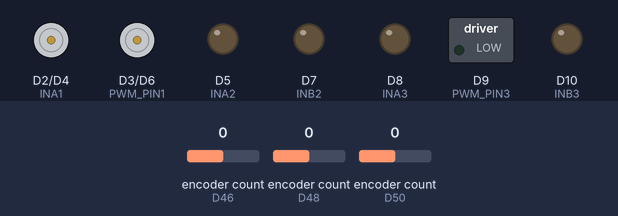
Recording of a program running on a simulated Arduino Due. Shown: motor-driver pin pairs drawn as motors (green arrow = first pin HIGH = forward, orange = second pin HIGH = backward, longer = more drive), switched loads named in the program (green lamp = pin HIGH), output pins drawn as LEDs (lit = HIGH). Inputs (shaded band) come from the test bench; at power-on: encoder count (sensors on D46, D48, D50) 0.

Above: at 1.2 s.
1.3 s: encoder count (sensor on D46) set to 1
At 1.7 s:
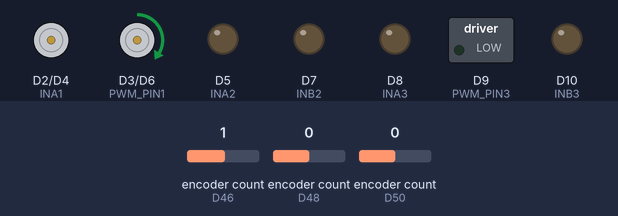
Timing chart, 0 to 4.3 s (numbered marks = the images above; inputs shaded):
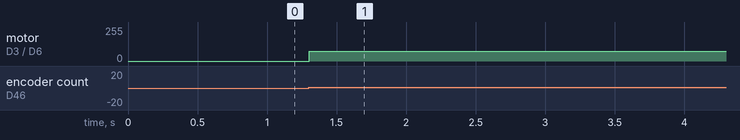

The program:

main.cpp
```cpp
#include <Arduino.h>
#undef min // Was getting errors about min and max definition conflicts, so undefined them after the Arduino include
#undef max
#include <Encoder.h>
#include "PIDController.h"
#include <vector>
#include <iostream>
#include <cmath>
// Include SPI and CAN libraries for CAN communcation with broader system
#include <SPI.h>
#include <mcp_can.h>


// Create an instance of the MCP_CAN class with the appropriate CS pin
const int SPI_CS_PIN = 52; // for the due, use either 4, 10, or 52 for CS pins
const int SPI_INT_PIN = 53;
MCP_CAN CAN(SPI_CS_PIN); // create instance of CAN bus

// Define pin variables
const int INA1 = 2;
const int INB1 = 4;
const int PWM_PIN1 = 3;

const int INA2 = 5;
const int INB2 = 7;
const int PWM_PIN2 = 6;

const int INA3 = 8;
const int INB3 = 10;
const int PWM_PIN3 = 9;

// Define minimum, maximum speed and commanded speed (manually update these while testing)
const int minSpeed = -530; // Minimum speed in RPM
const int maxSpeed = 530; // Maximum speed in RPM
// For now, manually set the rover speed in the format {yaw rate, x velocity, y velocity}. Units rad/s and inches/sec
std::vector<float> roverSpeed = {0.0f, 0.0f, 0.0f}; // Initialize rover speed to 0, will be updated by CAN messages

// Define variables for encoder reading and initialize objects
const int encoderPinA1 = 46; // Must be interrupt capable; keep in mind if you change to another board
const int encoderPinB1 = 47;

const int encoderPinA2 = 48; // Must be interrupt capable; keep in mind if you change to another board
const int encoderPinB2 = 49;

const int encoderPinA3 = 50; // Must be interrupt capable; keep in mind if you change to another board
const int encoderPinB3 = 51;

Encoder Enc1(encoderPinA1, encoderPinB1);
Encoder Enc2(encoderPinA2, encoderPinB2);
Encoder Enc3(encoderPinA3, encoderPinB3);

// Define values for converting the encoder readings to speed (RPM)
const int encoderCPR = 9600; // Counts per revolution of the encoder (output shaft) (for 150:1 reduction)
unsigned long lastTime = 0;

// Initialize the PID controller object
// Note: PID controller controls rate of change of PWM signal, not speed directly, which is why the maximum and minimum outputs are set as they are
// First value is proportional gain, second is integral gain, third is derivative gain
const int PID_K = 6.5; // Proportional gain
const int PID_I = 4.0; // Integral gain
const int PID_D = 0.0; // Derivative gain

PIDController PID1(PID_K, PID_I, PID_D, -255, 255); // PID gains and output limits
PIDController PID2(PID_K, PID_I, PID_D, -255, 255);
PIDController PID3(PID_K, PID_I, PID_D, -255, 255); // May not need three separate controllers, but making this initially

// Initialize some variables for CAN timing safety - to prevent first message from computing crazy velocities
unsigned long lastCanRxTime = 0;
const unsigned long CAN_TIMEOUT_MS = 2000; // Manually assign a dt of 5 seconds if no CAN messages have been received in a while
const unsigned long FIRST_CMD_DT_MS = 5000; // Assume dt of 5 seconds if haven't received a message in a while (whole system is initially given 5 seconds to get to the first position)

// Define a function to convert from rotational speed to PWM output
// Note: negative PWM values will not actually be output as negative PWM values, but will simply reverse the motor direction and use the magnitue for speed
int speedToPWM(int commandedSpeed) {
  // Assuming speed is in RPM and we want to convert it to a PWM value
  // Note: this is just used as an initial guess for the PWM value, and will be adjusted by the PID controller

//   // Simple linear mapping, update with better mapping method
//   return map(commandedSpeed, minSpeed, maxSpeed, -255, 255);

  // 6-th order polynomial mapping
  double rpmMath = abs(commandedSpeed);
  double rpm2 = rpmMath * rpmMath;
  double rpm3 = rpm2 * rpmMath;
  double rpm4 = rpm3 * rpmMath;
  double rpm5 = rpm4 * rpmMath;
  double rpm6 = rpm5 * rpmMath;
  if (commandedSpeed > 0) {
    float pwm = -2.97587e-8*rpm6 + 7.47872e-06*rpm5 - 6.68143e-04*rpm4 + 2.71303e-02*rpm3 - 0.485440*rpm2 + 3.91739*rpmMath + 10.8885;
    return constrain((int)pwm, 0, 255); // Ensure PWM is within valid range
  } else if (commandedSpeed < 0) {
    float pwm = 2.97587e-8*rpm6 - 7.47872e-06*rpm5 + 6.68143e-04*rpm4 - 2.71303e-02*rpm3 + 0.485440*rpm2 - 3.91739*rpmMath - 10.8885;
    return constrain((int)pwm, -255, 0); // Ensure PWM is within valid range
  }
  return 0; // If speed is zero, return zero PWM
}

// Define a function to send a motor output
void sendMotorOutput(const std::vector<int>& speeds) {
    const int INA[3] = {INA1, INA2, INA3};
    const int INB[3] = {INB1, INB2, INB3};
    const int PWM_PIN[3] = {PWM_PIN1, PWM_PIN2, PWM_PIN3};

    for (int i = 0; i < 3; ++i) {
        if (speeds[i] == 0) {
            digitalWrite(INA[i], LOW);
            digitalWrite(INB[i], LOW);
            // Serial print for debugging
            // Serial.print("Sent 0 speed to motor ");
            // Serial.println(i + 1);
        } else {
            digitalWrite(INA[i], speeds[i] > 0 ? HIGH : LOW);
            digitalWrite(INB[i], speeds[i] < 0 ? HIGH : LOW);
            analogWrite(PWM_PIN[i], abs(speeds[i]));
            // Serial print for debugging
            // Serial.print("Sent speed ");
            // Serial.print(speeds[i]);
            // Serial.print(" to motor ");
            // Serial.println(i + 1);
        }
    }
}

// Define a function to do small matrix multiplication
std::vector<float> multiplyMatrix(const std::vector<std::vector<float>>& A, const std::vector<float>& B) {
    std::vector<float> result(A.size(), 0.0f);
    for (size_t i = 0; i < A.size(); ++i) {
        for (size_t j = 0; j < B.size(); ++j) {
            result[i] += A[i][j] * B[j];
        }
    }
    return result;
}

// Define a function to do the kiwi drive inverse kinematics
float RAD_SEC_TO_RPM = 9.549296596425384; // Conversion factor from radians per second to RPM
std::vector<float> kiwiDriveInverseKinematics(float angularVelocity, float xVelocity, float yVelocity) {
    // Define the wheel radius and distance between wheels
    const float wheelCenterRadius = 12.25f; // Distance from center of rover to wheel, inches
    const float wheelRadius = 2.375f; // Radius of the wheel, inches

    // Form the H and Vb matrices for inverse kinematics
    std::vector<std::vector<float>> H = {
        {-wheelCenterRadius, 1, 0},
        {-wheelCenterRadius, -0.5f, -static_cast<float>(sin(M_PI/3))},
        {-wheelCenterRadius, -0.5f, static_cast<float>(sin(M_PI/3))}
    };

    std::vector<float> Vb = {angularVelocity, xVelocity, yVelocity};

    std::vector<float> wheelSpeedsInchesPerSecond = multiplyMatrix(H, Vb);
    std::vector<float> wheelSpeeds(wheelSpeedsInchesPerSecond.size());
    for (size_t i = 0; i < wheelSpeedsInchesPerSecond.size(); ++i) {
        wheelSpeeds[i] = (wheelSpeedsInchesPerSecond[i] / wheelRadius) * RAD_SEC_TO_RPM; // Convert from inches/sec to RPM
    }
    return wheelSpeeds;
}


void setup() {
  Serial.begin(115200); // Move this to the top

  // Ensure CAN bus is initialized properly
  if (CAN.begin(MCP_ANY, CAN_500KBPS, MCP_8MHZ) == CAN_OK) {
    // Serial.println("CAN BUS Shield init ok!");
  } else {
    // Serial.println("CAN BUS Shield init fail");
    while(1);
  }

  CAN.setMode(MCP_NORMAL);

  // Initialize pins for motor control
  pinMode(INA1, OUTPUT);
  pinMode(INB1, OUTPUT);
  pinMode(PWM_PIN1, OUTPUT);
  pinMode(INA2, OUTPUT);
  pinMode(INB2, OUTPUT);
  pinMode(PWM_PIN2, OUTPUT);
  pinMode(INA3, OUTPUT);
  pinMode(INB3, OUTPUT);
  pinMode(PWM_PIN3, OUTPUT);

  // Initialize interrupt pin
  pinMode(SPI_INT_PIN, INPUT);
  // Serial.println("Motor Control Initialized");

  // float lastTime = millis(); // Initialize lastTime here!
}

long oldPosition1  = 0;
long oldPosition2  = 0;
long oldPosition3  = 0;

// unsigned long lastCanTestTime = 0; // Just for testing CAN messages


void loop() {

  // First, receive CAN messages to update rover speed if available
  if (CAN.checkReceive() == CAN_MSGAVAIL) {
    long unsigned int rxId;
    unsigned char len = 0;
    unsigned char rxBuf[8];

    CAN.readMsgBuf(&rxId, &len, rxBuf);

    // Mark time of last CAN message reception
    lastCanRxTime = millis();

    if (rxId == 0x140 && len == 4) { // Frame 1: omega
        float newXVelocity;
          memcpy(&newXVelocity, &rxBuf[0], 4);
          roverSpeed[1] = newXVelocity;
          // Serial.print("Updated rover speed from CAN: ");
          // Serial.print("X Velocity: "); Serial.println(newXVelocity);
    }
    else if (rxId == 0x141 && len == 4) { // Frame 2: vy
      float newYVelocity;
        memcpy(&newYVelocity, &rxBuf[0], 4);
        roverSpeed[2] = newYVelocity;
        // Serial.print("Updated rover speed from CAN: ");
        // Serial.print("Y Velocity: "); Serial.println(newYVelocity);
    }
    else if (rxId == 0x142 && len == 4) { // Frame 3: vx
      float newYawRate;
        memcpy(&newYawRate, &rxBuf[0], 4);
        roverSpeed[0] = newYawRate;
        // Serial.print("Updated rover speed from CAN: ");
        // Serial.print("Yaw Rate: "); Serial.print(newYawRate);
    }
  }

  // Read the encoder position and calculate speed
  long newPosition1 = Enc1.read();
  long newPosition2 = Enc2.read();
  long newPosition3 = Enc3.read();
  unsigned long currentTime = millis();
  float dt = currentTime - lastTime;
  if (dt <= 0) dt = 1; // Prevent division by zero or negative time

  // Force dt to 5 seconds if it's the first CAN message receive (or in general if no message has been received in a while)
  unsigned long timeSinceLastCan = currentTime - lastCanRxTime;
  if (timeSinceLastCan > CAN_TIMEOUT_MS) {
    dt = FIRST_CMD_DT_MS; // force the five second ramp if no CAN messages received recently
  }

  long deltaPosition1 = newPosition1 - oldPosition1;
  long deltaPosition2 = newPosition2 - oldPosition2;
  long deltaPosition3 = newPosition3 - oldPosition3;
  float RPM1Actual = (deltaPosition1 / (float)encoderCPR) * (60000.0 / dt); // Removed the negative sign as I fixed the wiring polarity
  float RPM2Actual = (deltaPosition2 / (float)encoderCPR) * (60000.0 / dt);
  float RPM3Actual = (deltaPosition3 / (float)encoderCPR) * (60000.0 / dt);
  // Update time and store old positions
  lastTime = currentTime;
  oldPosition1 = newPosition1;
  oldPosition2 = newPosition2;
  oldPosition3 = newPosition3;

  // Calculate the commanded speed based on rover speed
  float yawRate = roverSpeed[0];
  float xVelocity = roverSpeed[1];
  float yVelocity = roverSpeed[2];
  std::vector<float> commandedSpeeds = kiwiDriveInverseKinematics(yawRate, xVelocity, yVelocity);

  int PWM1Base = speedToPWM(static_cast<int>(commandedSpeeds[0]));
  int PWM2Base = speedToPWM(static_cast<int>(commandedSpeeds[1]));
  int PWM3Base = speedToPWM(static_cast<int>(commandedSpeeds[2]));

  // Use the PID Controller to create a PWM adjustment
  int deltaPWM1 = PID1.compute(commandedSpeeds[0], RPM1Actual, dt/1000); // Convert dt to seconds for PID computation
  int totalPWM1 = constrain(PWM1Base + deltaPWM1, -255, 255); // Ensure PWM is within valid range
  int deltaPWM2 = PID2.compute(commandedSpeeds[1], RPM2Actual, dt/1000);
  int totalPWM2 = constrain(PWM2Base + deltaPWM2, -255, 255);
  int deltaPWM3 = PID3.compute(commandedSpeeds[2], RPM3Actual, dt/1000);
  int totalPWM3 = constrain(PWM3Base + deltaPWM3, -255, 255);

  // Send the motor output
  sendMotorOutput({totalPWM1, totalPWM2, totalPWM3});

  // Print the current state for Motor 1 for debugging
  // Serial.print("setpoint motor 1:");
  // Serial.print(commandedSpeeds[0]);
  // Serial.print(" rpm:");
  // Serial.print(RPM1Actual);
  // Serial.print(" pwm:");
  // Serial.print(totalPWM1);
  // Serial.print(" basePWM:");
  // Serial.print(PWM1Base);
  // Serial.print(" deltaPWM:");
  // Serial.print(deltaPWM1);
  // Serial.print(" time:");
  // Serial.println(lastTime);
  // Serial.print("setpoint motor 2:");
  // Serial.print(commandedSpeeds[1]);
  // Serial.print(" rpm:");
  // Serial.print(RPM2Actual);
  // Serial.print(" pwm:");
  // Serial.print(totalPWM2);
  // Serial.print(" basePWM:");
  // Serial.print(PWM2Base);
  // Serial.print(" deltaPWM:");
  // Serial.print(deltaPWM2);
  // Serial.print(" time:");
  // Serial.println(lastTime);
  // Serial.print("setpoint motor 3:");
  // Serial.print(commandedSpeeds[2]);
  // Serial.print(" rpm:");
  // Serial.print(RPM3Actual);
  // Serial.print(" pwm:");
  // Serial.print(totalPWM3);
  // Serial.print(" basePWM:");
  // Serial.print(PWM3Base);
  // Serial.print(" deltaPWM:");
  // Serial.print(deltaPWM3);
  // Serial.print(" time:");
  // Serial.println(lastTime);

  delay(2);
}
```

PIDController.cpp
```cpp
#include "PIDController.h"

PIDController::PIDController(float kp, float ki, float kd, float outputMin, float outputMax) {
    _kp = kp;
    _ki = ki;
    _kd = kd;
    _integral = 0;
    _prevError = 0;
    _outputMin = outputMin;
    _outputMax = outputMax;
}

// Function to set PID gains
void PIDController::setGains(float kp, float ki, float kd) {
    _kp = kp;
    _ki = ki;
    _kd = kd;
}

// Function to set output limits
void PIDController::setOutputLimits(float min, float max) {
    _outputMin = min;
    _outputMax = max;
}

// Function to reset the PID controller
void PIDController::reset() {
    _integral = 0;
    _prevError = 0;
}

// Function to compute the PID output
float PIDController::compute(float setpoint, float measuredValue, float deltaTime) {
    // If too much time has passed, reset integral to avoid runaway
    if (deltaTime > _maxDeltaTime) {
        _integral = 0;
        _prevError = 0;
        // Optionally return 0 output immediately
        // return 0.0f;
    }

    float error = setpoint - measuredValue;
    _integral += error * deltaTime;
    float derivative = (error - _prevError) / deltaTime;

    float output = _kp * error + _ki * _integral + _kd * derivative;

    // Clamp output
    if (output > _outputMax) output = _outputMax;
    else if (output < _outputMin) output = _outputMin;

    _prevError = error;
    return output;
}
```

PIDController.h
```cpp
#ifndef PID_CONTROLLER_H
#define PID_CONTROLLER_H

class PIDController {
    public:
        PIDController(float kp, float ki, float kd, float outputMin = -255, float outputMax = 255);

        void setGains(float kp, float ki, float kd);
        void setOutputLimits(float min, float max);
        void reset();

        float compute(float setpoint, float measuredValue, float deltaTime);

    private:
        float _kp, _ki, _kd;
        float _integral;
        float _prevError;
        float _outputMin, _outputMax;
        float _maxDeltaTime = 0.5f; // Maximum delta time in seconds to prevent integral windup
};

#endif
```

Measured:
- after the input at 1.3 s, motor on D3 (PWM_PIN1) / D6 (PWM_PIN2): stopped → forward 75/255 at once
